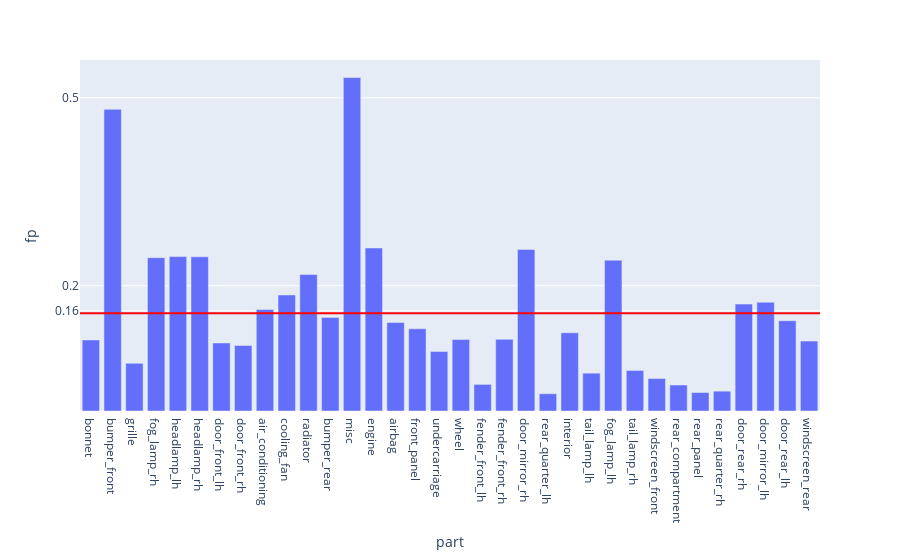

Write notebook code for a chart like this one.
### Code cell
fig = px.bar(evalMetrics, x = 'part', y = 'fp')

fig.add_hline(y=avgFp, line_width=2, line_color="red")

fig.update_layout(
    yaxis = dict(
        tickmode = 'array',
        tickvals = [np.format_float_positional(avgFp, 2), 0.2, 0.5, 0.7],
    )
)

### Figure 1 — Plotly figure (JSON) as saved in the notebook; plotly's stock layout.template omitted (floating-point values rounded to 4 significant figures)
{"data": [{"alignmentgroup": "True", "hovertemplate": "part=%{x}<br>fp=%{y}<extra></extra>", "legendgroup": "", "marker": {"color": "#636efa", "pattern": {"shape": ""}}, "name": "", "offsetgroup": "", "orientation": "v", "showlegend": false, "textposition": "auto", "type": "bar", "x": ["bonnet", "bumper_front", "grille", "fog_lamp_rh", "headlamp_lh", "headlamp_rh", "door_front_lh", "door_front_rh", "air_conditioning", "cooling_fan", "radiator", "bumper_rear", "misc", "engine", "airbag", "front_panel", "undercarriage", "wheel", "fender_front_lh", "fender_front_rh", "door_mirror_rh", "rear_quarter_lh", "interior", "tail_lamp_lh", "fog_lamp_lh", "tail_lamp_rh", "windscreen_front", "rear_compartment", "rear_panel", "rear_quarter_rh", "door_rear_rh", "door_mirror_lh", "door_rear_lh", "windscreen_rear"], "xaxis": "x", "y": [0.1135, 0.4815, 0.07615, 0.2447, 0.2465, 0.2462, 0.1086, 0.1046, 0.1622, 0.1852, 0.218, 0.1494, 0.5323, 0.2602, 0.1414, 0.1313, 0.09515, 0.1141, 0.04249, 0.1144, 0.2579, 0.02758, 0.1249, 0.06037, 0.2407, 0.0647, 0.05184, 0.04148, 0.02952, 0.03166, 0.1707, 0.1736, 0.1442, 0.1116], "yaxis": "y"}], "layout": {"barmode": "relative", "legend": {"tracegroupgap": 0}, "margin": {"t": 60}, "shapes": [{"line": {"color": "red", "width": 2}, "type": "line", "x0": 0, "x1": 1, "xref": "x domain", "y0": 0.1558, "y1": 0.1558, "yref": "y"}], "xaxis": {"anchor": "y", "domain": [0, 1], "title": {"text": "part"}}, "yaxis": {"anchor": "x", "domain": [0, 1], "tickmode": "array", "tickvals": ["0.16", 0.2, 0.5, 0.7], "title": {"text": "fp"}}}}
